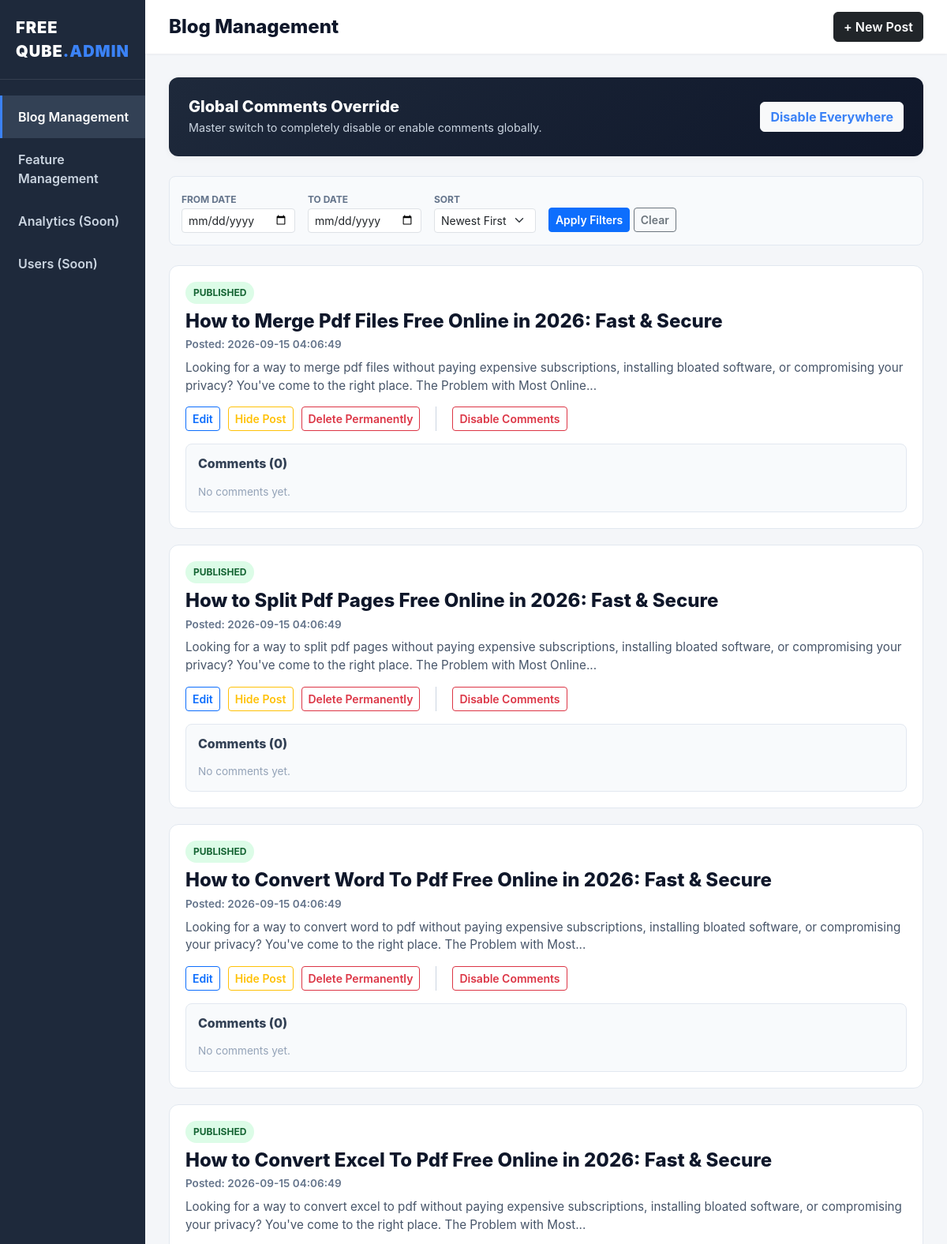
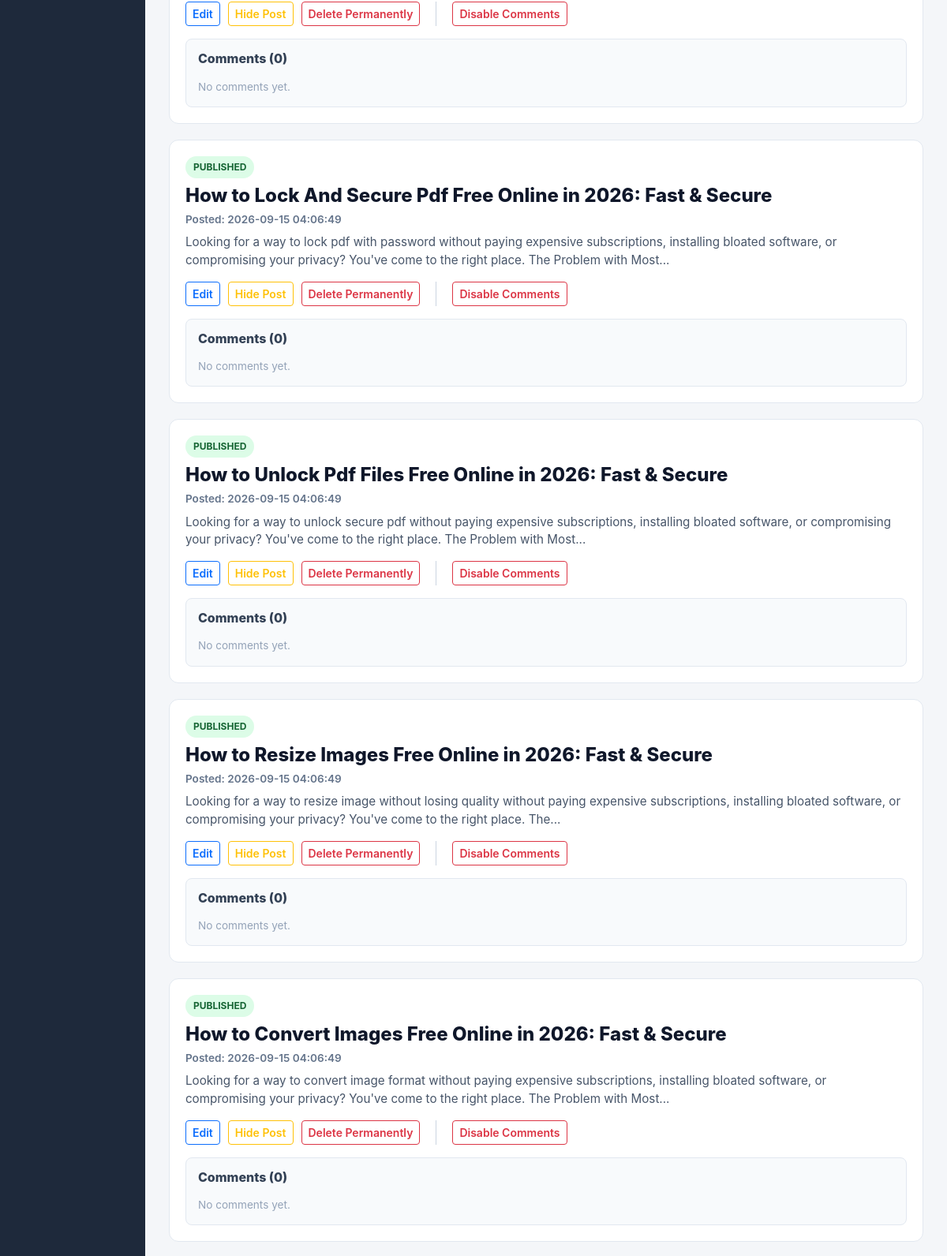
Screenshot of /admin/dashboard (signed in, upper part) with the database file from the repository (2 pictures, top to bottom).
### tables this page shows
CREATE TABLE blogs (
            id INTEGER PRIMARY KEY AUTOINCREMENT,
            title TEXT NOT NULL,
            slug TEXT UNIQUE NOT NULL,
            content TEXT NOT NULL,
            image_path TEXT,
            created_at TIMESTAMP DEFAULT CURRENT_TIMESTAMP
        , comments_enabled INTEGER DEFAULT 1, is_hidden INTEGER DEFAULT 0);

### routes/admin.py (the view)
@admin_bp.route('/dashboard', methods=['GET'])
def dashboard():
    if not session.get('admin_logged_in'):
        return redirect(url_for('admin.login'))
    conn = get_db_connection()
    c = conn.cursor()
    c.execute("SELECT value FROM settings WHERE key = 'global_comments_enabled'")
    row = c.fetchone()
    global_comments_enabled = (row['value'] == '1') if row else True
    c.execute("SELECT key, value FROM settings WHERE key LIKE 'feature_%'")
    f_rows = c.fetchall()
    feature_dict = {r['key']: (r['value'] == '1') for r in f_rows}
    features_grouped = []
    for group in FEATURE_GROUPS:
        grp = dict(group)
        grp['is_enabled'] = feature_dict.get(grp['key'], True)
        grp_children = []
        for child in grp.get('children', []):
            child_dict = dict(child) # VERY IMPORTANT: DO NOT USE 'c'
            child_dict['is_enabled'] = feature_dict.get(child_dict['key'], True)
            grp_children.append(child_dict)
        grp['children'] = grp_children
        features_grouped.append(grp)
    date_from = request.args.get('date_from')
    date_to = request.args.get('date_to')
    sort = request.args.get('sort', 'DESC')
    if sort not in ['ASC', 'DESC']: sort = 'DESC'
    query = "SELECT * FROM blogs"
    params = []
    conditions = []
    if date_from:
        conditions.append("date(created_at) >= ?")
        params.append(date_from)
    if date_to:
        conditions.append("date(created_at) <= ?")
        params.append(date_to)
    if conditions:
        query += " WHERE " + " AND ".join(conditions)
    query += f" ORDER BY created_at {sort}"
    c.execute(query, params)
    blogs_raw = c.fetchall()
    blogs = []
    for b in blogs_raw:
        blog_dict = dict(b)
        c.execute("SELECT * FROM comments WHERE blog_id = ? ORDER BY created_at ASC", (b['id'],))
        blog_dict['comments'] = c.fetchall()
        blogs.append(blog_dict)
    conn.close()
    active_tab = request.args.get('tab', 'blogs')
    return render_template('admin_dashboard.html',
                           blogs=blogs,
                           global_comments_enabled=global_comments_enabled,
                           features_grouped=features_grouped,
                           sort=sort,
                           date_from=date_from or '',
                           date_to=date_to or '',
                           active_tab=active_tab)

### app.py (called while the page is built)
@app.before_request
def set_language():
    lang = request.args.get('lang')
    if lang in SUPPORTED_LANGUAGES:
        g.lang = lang
    else:
        g.lang = request.cookies.get('lang', 'en')
        if g.lang not in SUPPORTED_LANGUAGES:
            g.lang = 'en'

@app.context_processor
def inject_translations():
    def t(key):
        if key in TRANSLATIONS and g.lang in TRANSLATIONS[key]:
            return TRANSLATIONS[key][g.lang]
        if key in TRANSLATIONS and 'en' in TRANSLATIONS[key]:
            return TRANSLATIONS[key]['en']
        return key
    return dict(t=t, current_lang=g.lang, supported_langs=SUPPORTED_LANGUAGES)

@app.context_processor
def inject_features():
    try:
        conn = sqlite3.connect('blogs.db')
        conn.row_factory = sqlite3.Row
        c = conn.cursor()
        c.execute("SELECT key, value FROM settings WHERE key LIKE 'feature_%'")
        rows = c.fetchall()
        conn.close()
        features = defaultdict(lambda: True)
        for r in rows:
            features[r['key']] = (r['value'] == '1')
        return dict(features=features)
    except:
        return dict(features=defaultdict(lambda: True))

### routes/admin.py (called while the page is built)
def get_db_connection():
    conn = sqlite3.connect('blogs.db')
    conn.row_factory = sqlite3.Row
    return conn

### templates/admin_dashboard.html (shortened to what this page needs)
<!DOCTYPE html>
<html lang="en">
<head>
    <link href="https://cdn.jsdelivr.net/npm/bootstrap@5.3.0-alpha1/dist/css/bootstrap.min.css" rel="stylesheet">
    <link rel="stylesheet" href="https://cdnjs.cloudflare.com/ajax/libs/font-awesome/6.4.0/css/all.min.css">
    <link href="https://cdn.jsdelivr.net/npm/summernote@0.8.18/dist/summernote-lite.min.css" rel="stylesheet">
</head>
<body>
<div class="sidebar">
    <div class="sidebar-brand">FREE QUBE<span style="color:#3b82f6;">.ADMIN</span></div>
    <div style="flex-grow: 1; margin-top: 20px;" id="sidebarNav">
        <a class="nav-item {{ 'active' if active_tab == 'blogs' else '' }}" onclick="switchTab('blogs', this)">Blog Management</a>
        <a class="nav-item {{ 'active' if active_tab == 'features' else '' }}" onclick="switchTab('features', this)">Feature Management</a>
        <a class="nav-item">Analytics (Soon)</a>
        <a class="nav-item">Users (Soon)</a>
    </div>
</div>
<div class="main-content">
    <div id="tab-blogs" class="tab-section {{ 'active' if active_tab == 'blogs' else '' }}">
        <div class="topbar">
            <h4 style="margin: 0; font-weight: 800; color: #0f172a;">Blog Management</h4>
            <div>
                <button class="btn btn-dark" style="font-weight: 600;" data-bs-toggle="modal" data-bs-target="#createBlogModal">+ New Post</button>
            </div>
        </div>
        <div class="content-area">
            <div class="admin-card" style="background: linear-gradient(135deg, #1e293b 0%, #0f172a 100%); color: white; border: none;">
                <div class="d-flex justify-content-between align-items-center">
                    <div>
                        <h5 class="mb-1" style="font-weight: 800;">Global Comments Override</h5>
                        <p class="mb-0" style="font-size: 0.9rem; color: #cbd5e1;">Master switch to completely disable or enable comments globally.</p>
                    </div>
                    <button onclick="toggleGlobalComments()" class="btn btn-light" style="font-weight: 700; color: {{ '#3b82f6' if global_comments_enabled else '#ef4444' }}">
                        {{ 'Disable Everywhere' if global_comments_enabled else 'Enable Everywhere' }}
                    </button>
                </div>
            </div>
            <div class="controls-bar">
                <form method="GET" action="/admin/dashboard" class="d-flex gap-3 align-items-center w-100">
                    <div>
                        <label class="form-label" style="font-size: 0.75rem; font-weight: 700; color: #64748b; margin-bottom: 2px;">FROM DATE</label>
                        <input type="date" name="date_from" class="form-control form-control-sm" value="{{ date_from }}">
                    </div>
                    <div>
                        <label class="form-label" style="font-size: 0.75rem; font-weight: 700; color: #64748b; margin-bottom: 2px;">TO DATE</label>
                        <input type="date" name="date_to" class="form-control form-control-sm" value="{{ date_to }}">
                    </div>
                    <div>
                        <label class="form-label" style="font-size: 0.75rem; font-weight: 700; color: #64748b; margin-bottom: 2px;">SORT</label>
                        <select name="sort" class="form-select form-select-sm">
                            <option value="DESC" {% if sort == 'DESC' %}selected{% endif %}>Newest First</option>
                        </select>
                    </div>
                    <div class="mt-4">
                        <button type="submit" class="btn btn-sm btn-primary" style="font-weight: 600;">Apply Filters</button>
                        <a href="/admin/dashboard?tab=blogs" class="btn btn-sm btn-outline-secondary" style="font-weight: 600;">Clear</a>
                    </div>
                </form>
            </div>
            <div class="blog-row">
                {% for blog in blogs %}
                <div class="blog-item {{ 'hidden-blog' if blog.is_hidden else '' }}">
                    <div class="d-flex justify-content-between align-items-start mb-2">
                        <div>
                            <span class="badge-custom {{ 'badge-hidden' if blog.is_hidden else 'badge-visible' }} mb-2 d-inline-block">
                                {{ 'HIDDEN' if blog.is_hidden else 'PUBLISHED' }}
                            </span>
                            <h4 style="font-weight: 800; color: #0f172a; margin-bottom: 5px;">{{ blog.title }}</h4>
                            <div style="font-size: 0.85rem; color: #64748b; font-weight: 600;">Posted: {{ blog.created_at }}</div>
                        </div>
                    </div>
                    <p style="color: #475569; font-size: 0.95rem; margin-bottom: 15px;">{{ blog.content | striptags | truncate(200) }}</p>
                    <div class="blog-actions">
                        <button class="btn btn-sm btn-outline-primary" style="font-weight: 600;"
                            data-id="{{ blog.id }}"
                            data-title="{{ blog.title | escape }}"
                            data-content="{{ blog.content | escape }}"
                            data-image="{{ blog.image_path or '' }}"
                            onclick="openEditModal(this)">Edit</button>
                        <button class="btn btn-sm {{ 'btn-outline-success' if blog.is_hidden else 'btn-outline-warning' }}" style="font-weight: 600;" onclick="toggleVisibility({{ blog.id }})">
                            {{ 'Publish Post' if blog.is_hidden else 'Hide Post' }}
                        </button>
                        <button class="btn btn-sm btn-outline-danger" style="font-weight: 600;" onclick="deleteBlog({{ blog.id }})">Delete Permanently</button>
                        <button class="btn btn-sm {{ 'btn-outline-danger' if blog.comments_enabled else 'btn-outline-success' }}" style="font-weight: 600;" onclick="toggleComments({{ blog.id }})">
                            {{ 'Disable Comments' if blog.comments_enabled else 'Enable Comments' }}
                        </button>
                    </div>
                    <div class="mt-3" style="background: #f8fafc; border: 1px solid #e2e8f0; border-radius: 8px; padding: 15px;">
                        <h6 style="font-weight: 800; color: #334155; margin-bottom: 15px;">Comments ({{ blog.comments|length }})</h6>
                        {% for comment in blog.comments %}
                        <div class="d-flex justify-content-between align-items-center mb-2 pb-2" style="border-bottom: 1px solid #e2e8f0;">
                            <div style="font-size: 0.9rem;">
                                <strong style="color: #0f172a;">{{ comment.author_name }}:</strong> <span style="color: #475569;">{{ comment.content }}</span>
                                <div style="font-size: 0.75rem; color: #94a3b8;">{{ comment.created_at }}</div>
                            </div>
                            <button class="btn btn-sm btn-link text-danger" style="font-weight: 700; text-decoration: none;" onclick="deleteComment({{ comment.id }})">Delete</button>
                        </div>
                        {% else %}
                        <div style="font-size: 0.85rem; color: #94a3b8;">No comments yet.</div>
                        {% endfor %}
                    </div>
                </div>
                {% else %}
                <div class="text-center" style="padding: 60px; color: #64748b; border: 2px dashed #cbd5e1; border-radius: 12px;">
                    <h5>No blogs found.</h5>
                </div>
                {% endfor %}
            </div>
        </div>
    </div>
                </div>
</body>
</html>

### templates/admin_dashboard.html (style rules this page uses)
body { font-family: 'Inter', system-ui, sans-serif; background: #f4f6f9; color: #333; margin: 0; display: flex; height: 100vh; overflow: hidden; }
.sidebar { width: 260px; background: #1e293b; color: #fff; display: flex; flex-direction: column; }
.sidebar-brand { padding: 20px; font-weight: 900; font-size: 1.25rem; letter-spacing: 0.05em; border-bottom: 1px solid rgba(255,255,255,0.1); }
.nav-item { padding: 15px 20px; color: #cbd5e1; text-decoration: none; font-weight: 600; display: flex; align-items: center; border-left: 3px solid transparent; transition: 0.2s; cursor: pointer; }
.nav-item:hover, .nav-item.active { background: #334155; color: white; border-left-color: #3b82f6; }
.main-content { flex-grow: 1; display: flex; flex-direction: column; overflow-y: auto; }
.topbar { background: #fff; padding: 15px 30px; box-shadow: 0 1px 3px rgba(0,0,0,0.05); display: flex; justify-content: space-between; align-items: center; }
.content-area { padding: 30px; }
.tab-section { display: none; }
.tab-section.active { display: block; }
.admin-card { background: #fff; border-radius: 12px; box-shadow: 0 2px 10px rgba(0,0,0,0.04); padding: 25px; margin-bottom: 25px; border: 1px solid #e2e8f0; }
.controls-bar { background: #f8fafc; padding: 15px; border-radius: 8px; display: flex; gap: 15px; align-items: center; flex-wrap: wrap; margin-bottom: 25px; border: 1px solid #e2e8f0; }
.blog-row { display: flex; flex-direction: column; gap: 20px; }
.blog-item { background: #fff; border: 1px solid #e2e8f0; border-radius: 12px; padding: 20px; transition: 0.2s; position: relative; }
.blog-actions { display: flex; gap: 10px; margin-top: 15px; }
.badge-custom { padding: 5px 10px; border-radius: 20px; font-size: 0.75rem; font-weight: 700; }
.badge-visible { background: #dcfce7; color: #166534; }

### rows the page displays
blogs: is_hidden "PUBLISHED", title "How to Merge Pdf Files Free Online in 2026: Fast & Secure", created_at "2026-09-15 04:06:49", content "Looking for a way to merge pdf files without paying expensive subscriptions, installing bloated software, or compromising your privacy? You've come to the right place. The Problem with Most Online...", is_hidden "Hide Post", comments_enabled "Disable Comments", comments|length "0"
blogs: is_hidden "PUBLISHED", title "How to Split Pdf Pages Free Online in 2026: Fast & Secure", created_at "2026-09-15 04:06:49", content "Looking for a way to split pdf pages without paying expensive subscriptions, installing bloated software, or compromising your privacy? You've come to the right place. The Problem with Most Online...", is_hidden "Hide Post", comments_enabled "Disable Comments", comments|length "0"
blogs: is_hidden "PUBLISHED", title "How to Convert Word To Pdf Free Online in 2026: Fast & Secure", created_at "2026-09-15 04:06:49", content "Looking for a way to convert word to pdf without paying expensive subscriptions, installing bloated software, or compromising your privacy? You've come to the right place. The Problem with Most...", is_hidden "Hide Post", comments_enabled "Disable Comments", comments|length "0"
blogs: is_hidden "PUBLISHED", title "How to Convert Excel To Pdf Free Online in 2026: Fast & Secure", created_at "2026-09-15 04:06:49", content "Looking for a way to convert excel to pdf without paying expensive subscriptions, installing bloated software, or compromising your privacy? You've come to the right place. The Problem with Most...", is_hidden "Hide Post", comments_enabled "Disable Comments", comments|length "0"
blogs: is_hidden "PUBLISHED", title "How to Lock And Secure Pdf Free Online in 2026: Fast & Secure", created_at "2026-09-15 04:06:49", content "Looking for a way to lock pdf with password without paying expensive subscriptions, installing bloated software, or compromising your privacy? You've come to the right place. The Problem with Most...", is_hidden "Hide Post", comments_enabled "Disable Comments", comments|length "0"
blogs: is_hidden "PUBLISHED", title "How to Unlock Pdf Files Free Online in 2026: Fast & Secure", created_at "2026-09-15 04:06:49", content "Looking for a way to unlock secure pdf without paying expensive subscriptions, installing bloated software, or compromising your privacy? You've come to the right place. The Problem with Most...", is_hidden "Hide Post", comments_enabled "Disable Comments", comments|length "0"
blogs: is_hidden "PUBLISHED", title "How to Resize Images Free Online in 2026: Fast & Secure", created_at "2026-09-15 04:06:49", content "Looking for a way to resize image without losing quality without paying expensive subscriptions, installing bloated software, or compromising your privacy? You've come to the right place. The...", is_hidden "Hide Post", comments_enabled "Disable Comments", comments|length "0"
blogs: is_hidden "PUBLISHED", title "How to Convert Images Free Online in 2026: Fast & Secure", created_at "2026-09-15 04:06:49", content "Looking for a way to convert image format without paying expensive subscriptions, installing bloated software, or compromising your privacy? You've come to the right place. The Problem with Most...", is_hidden "Hide Post", comments_enabled "Disable Comments", comments|length "0"
